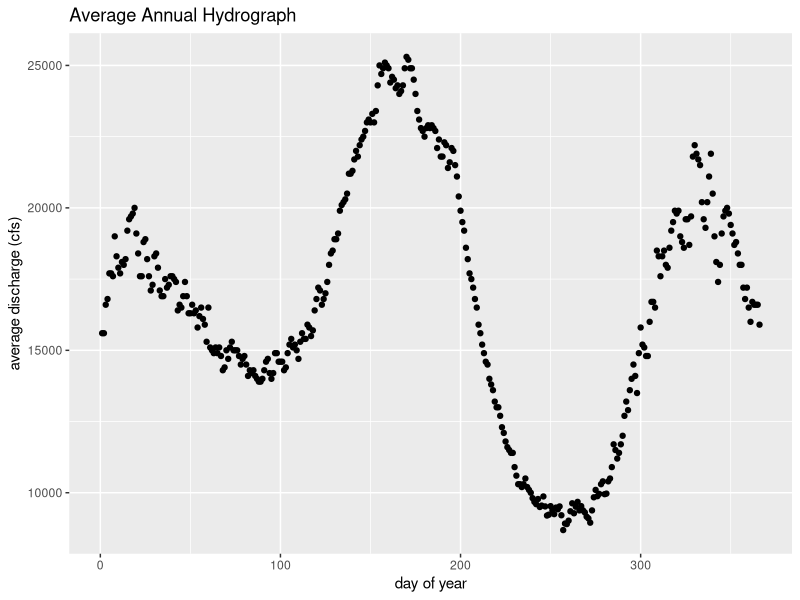

Reproduce this figure in R.
## ---- chunk 1
library(tidyverse)
## ---- chunk 2
avg_monthly_discharge <- read.csv("../clean_data/avg_monthly_discharge.txt")
avg_monthly_discharge <- avg_monthly_discharge %>% rename("1" = X1, "2" = X2, "3" = X3, "4" = X4, "5" = X5, "6" = X6, "7" = X7, "8" = X8, "9" = X9, "10" = X10, "11" = X11, "12" = X12)
knitr::kable(avg_monthly_discharge[1:5, 1:7])
## ---- chunk 3
avg_daily_discharge <- read.csv("../data/avg_daily_discharge.csv")
knitr::kable(avg_daily_discharge[1:5, 1:4])
## ---- chunk 4
yearly_smolt <- read.csv("../data/steelhead_smolt_trapped.csv")
knitr::kable(yearly_smolt[1:5, 1:3])
## ---- chunk 5
ggplot(avg_daily_discharge)+
  geom_point(mapping = aes(x=day.of.year, y=mean))+
  labs(x="day of year", y= "average discharge (cfs)", title = "Average Annual Hydrograph")
